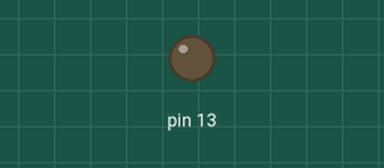
Simulated run of this sketch. Board: Arduino Uno, built with avr-gcc and run on an emulated ATmega328P. Shown: output pins drawn as LEDs (lit = HIGH).

Above: at 0.4 s.
At 3.2 s:
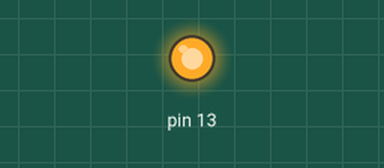
Timing chart, 0 to 4.4 s (numbered marks = the images above):
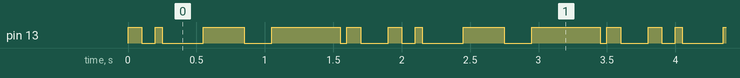

The sketch:

sketch_apr27a.ino
```cpp
void setup() {
 pinMode(13,OUTPUT);
}

void loop() {
  digitalWrite(13,HIGH);
  delay(100);
  digitalWrite(13,LOW);
  delay(100);

  digitalWrite(13,HIGH);
  delay(50);
  digitalWrite(13,LOW);
  delay(300);

  digitalWrite(13,HIGH);
  delay(300);
  digitalWrite(13,LOW);
  delay(200);

    digitalWrite(13,HIGH);
  delay(500);
  digitalWrite(13,LOW);
  delay(50);

    digitalWrite(13,HIGH);
  delay(100);
  digitalWrite(13,LOW);
  delay(200);
}
```

Measured:
- by itself, pin 13: repeats every 1.9 s: LOW 0.10 s, HIGH 0.05 s, LOW 0.30 s, HIGH 0.30 s, LOW 0.20 s, HIGH 0.50 s, LOW 0.05 s, HIGH 0.10 s, LOW 0.20 s, HIGH 0.10 s
- by itself, everything shown: repeats every 1.9 s, in 10 steps
